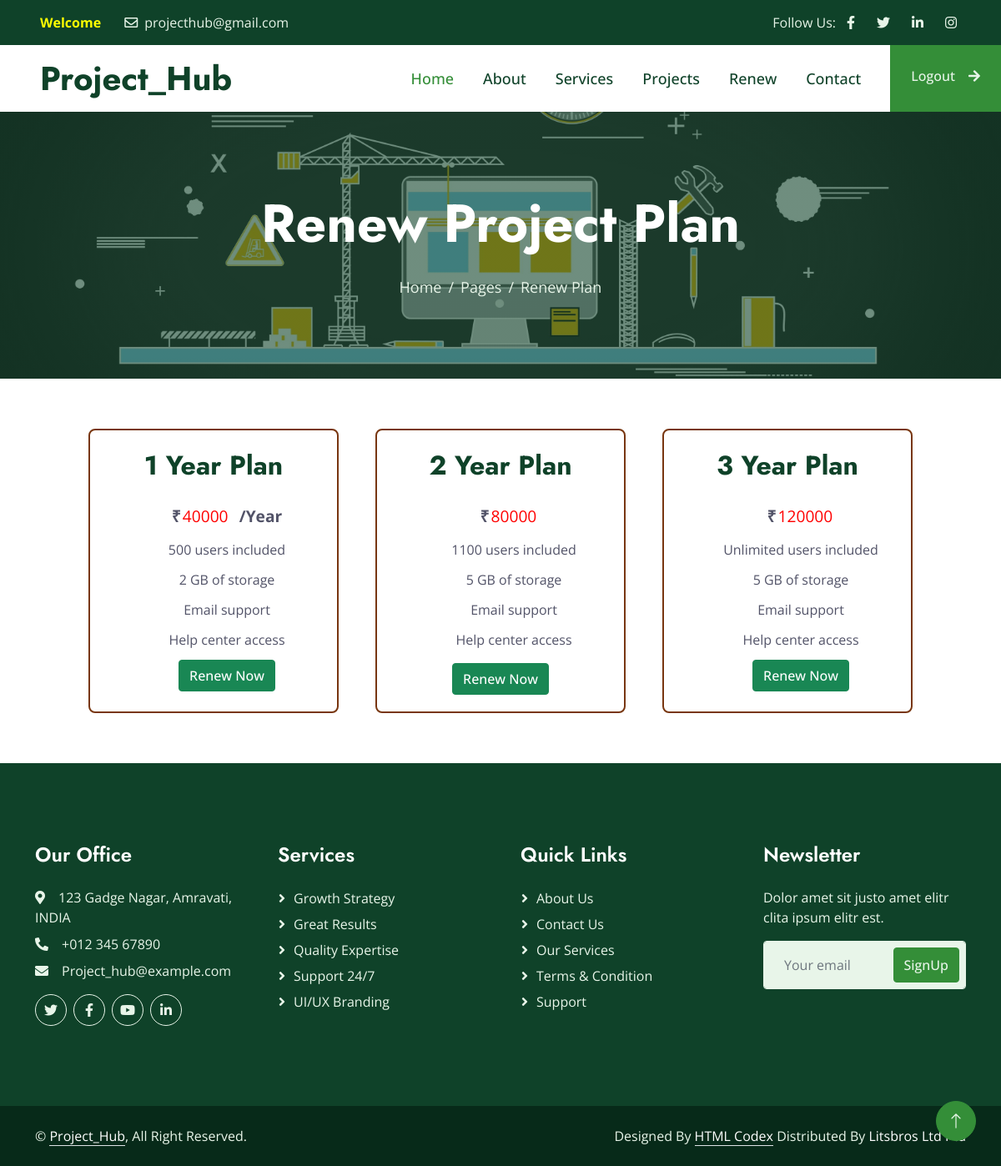
/renew-page/2/, run on the app's committed database.
### homepage/models.py (models this page shows)
class Project(models.Model):
    project_username = models.CharField(max_length=200)
    project_id = models.IntegerField(default=1, primary_key=True)
    project_name = models.CharField(max_length=200)
    project_clientname = models.CharField(max_length=200)
    project_technology = models.CharField(max_length=200)
    project_team = models.CharField(max_length=200)
    project_info = models.CharField(max_length=500)
    project_type = models.CharField(max_length=100)
    project_image = models.ImageField()
    project_link = models.CharField(max_length=200)
    project_startdate = models.CharField(max_length=100)
    project_enddate = models.CharField(max_length=200)
    project_validity = models.CharField(max_length=200)
    project_dcost = models.IntegerField(default=1)
    project_rcost = models.IntegerField(default=1)

### homepage/views.py (the view)
# urls.py: path('renew-page/<int:project_id>/', views.renew, name='Project Renew Plan Page'),
def renew(request,project_id):
    x = Project.objects.get(project_id= project_id)
    context = {
        'projectlist': x,
    }
    return render(request, 'renew.html',context)

### templates/renew.html (shortened to what this page needs)
{% include "header.html" %}
<link href="/static/css/renewstyle.css" rel="stylesheet">
{% include "navbar.html" %}
    <div class="container-fluid page-header py-5 mb-5 wow fadeIn" data-wow-delay="0.1s">
        <div class="container text-center py-5">
            <h1 class="display-3 text-white mb-4 animated slideInDown">Renew Project Plan</h1>
            <nav aria-label="breadcrumb animated slideInDown">
                <ol class="breadcrumb justify-content-center mb-0">
                    <li class="breadcrumb-item"><a href="#">Home</a></li>
                    <li class="breadcrumb-item"><a href="#">Pages</a></li>
                    <li class="breadcrumb-item active" aria-current="page">Renew Plan</li>
                </ol>
            </nav>
        </div>
    </div>
    <center>
    <div id="con_main_box">
                    <div class="box">
                        <h2>1 Year Plan</h2>
                        <ul>
                            <li class="highlighted">₹<input type="text" id="box" name="textcostren" value="{{projectlist.project_rcost}}">/Year</li>
                            <li>500 users included</li>
                            <li>2 GB of storage</li>
                            <li>Email support</li>
                            <li>Help center access</li>
                            <a href="/payment-page" class="btn btn-success">Renew Now</a>
                        </ul>
                    </div>
                    <div class="box">
                        <h2>2 Year Plan</h2>
                        <ul>
                            <li class="highlighted">₹<input type="text" id="box" name="textcostren" value="{% widthratio projectlist.project_rcost 1 2 %}"></li>
                            <li>1100 users included</li>
                            <li>5 GB of storage</li>
                            <li>Email support</li>
                            <li>Help center access</li>
                        </ul>    <a href="/payment-page" class="btn btn-success">Renew Now</a>
                    </div>
                    <div class="box">
                        <h2>3 Year Plan</h2>
                        <ul>
                            <li class="highlighted">₹<input type="text" id="box" name="textcostren" value="{% widthratio projectlist.project_rcost 1 3 %}"></li>
                            <li>Unlimited users included</li>
                            <li>5 GB of storage</li>
                            <li>Email support</li>
                            <li>Help center access</li>
                            <a href="/payment-page" class="btn btn-success">Renew Now</a>
                        </ul>
                    </div>
    </div>
    </center>
{% include "footer.html" %}

### static/css/style.css (style rules this page uses)
:root { --primary: #348E38; --secondary: #525368; --light: #E8F5E9; --dark: #0F4229; }
h1, .h1, h2, .h2, .fw-bold { font-weight: 700 !important; }
.btn { transition: .5s; font-weight: 500; }
.page-header { background: linear-gradient(rgba(15, 66, 41, .6), rgba(15, 66, 41, .6)), url(../img/carousel-3.jpg) center center no-repeat; background-size: cover; }
.page-header .breadcrumb-item+.breadcrumb-item::before { color: var(--light); }
.page-header .breadcrumb-item, .page-header .breadcrumb-item a { font-size: 18px; color: var(--light); }

### static/css/renewstyle.css (style rules this page uses)
* { background-color:; }
.box { padding: 8px 0; margin: 12px 22px; min-width: 20vw; border: 2px solid rgb(120, 54, 16); border-radius: 8px; text-align: center; width:300px; }
.box h2 { font-size: 2rem; padding: 15px 0; }
.highlighted { font-size: 1.2rem; font-weight: bolder; }
.box ul { list-style-type: none; }
.box ul li { margin: 12px 2px; }
#con_main_box { width:90%; display:flex; background-color:; justify-content: center; }

### templates/renew.html (style rules this page uses)
#box { border-style:none; width:70px; color:red; }

### data on the page
Project: textcostren "40000", textcostren "80000", textcostren "120000"
